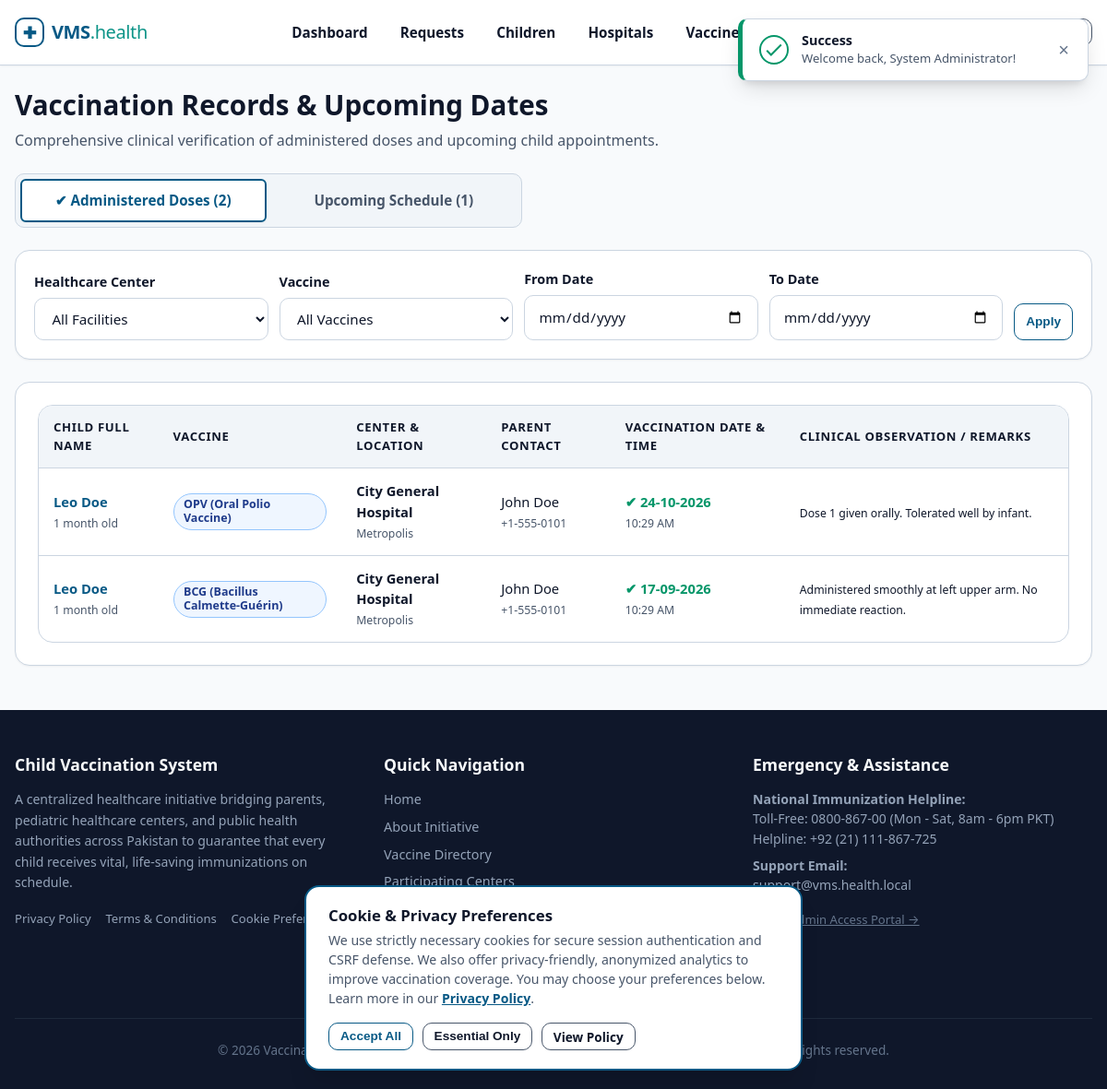
Before: /vms/admin/vaccinations.php (signed in) with the older database file.
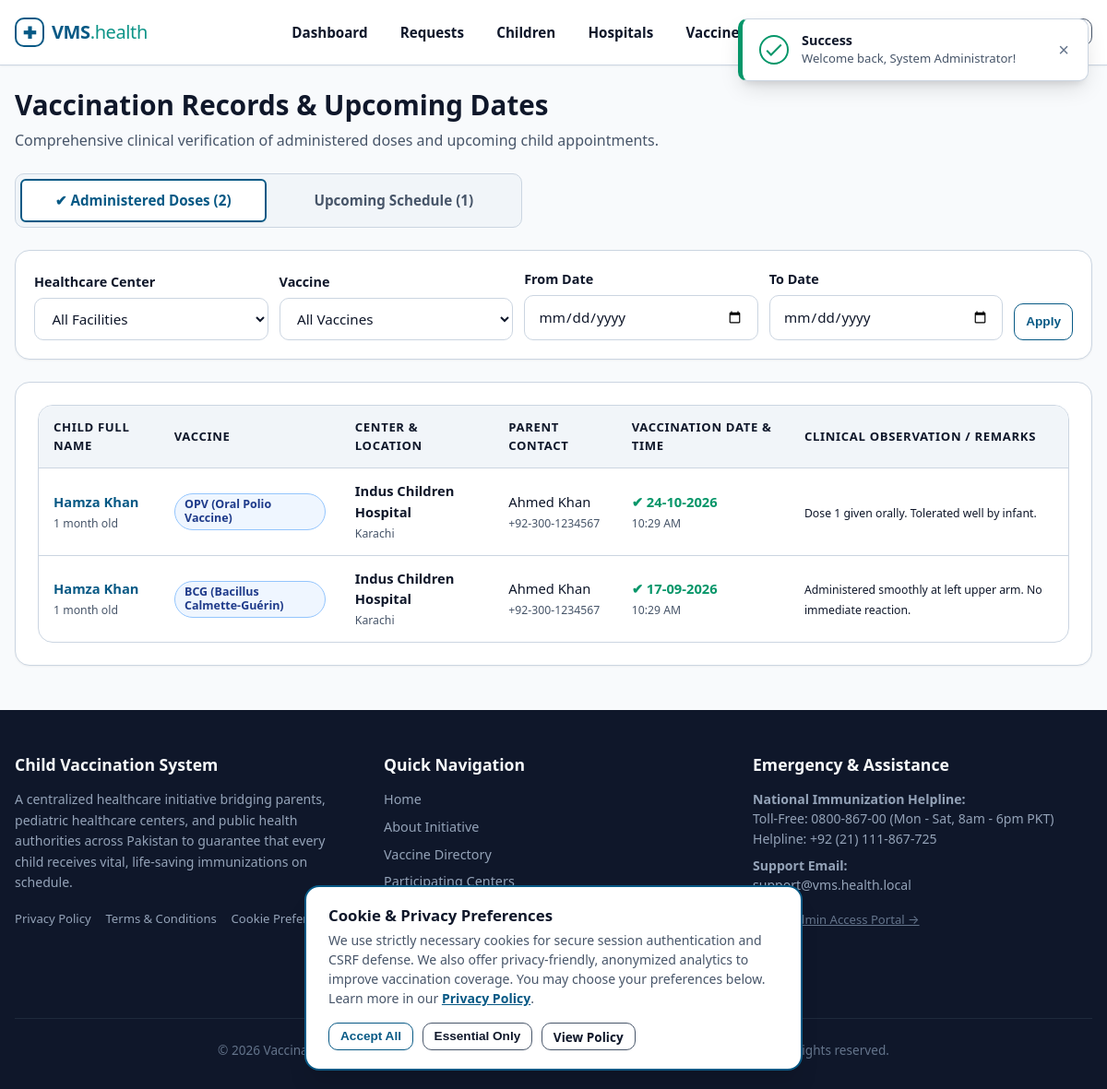
After: the same page with the newer database file.
### tables this page shows
CREATE TABLE `bookings` (
  `id` INT UNSIGNED NOT NULL AUTO_INCREMENT,
  `child_id` INT UNSIGNED NOT NULL COMMENT 'Child receiving vaccination',
  `parent_id` INT UNSIGNED NOT NULL COMMENT 'Parent who booked appointment',
  `hospital_id` INT UNSIGNED NOT NULL COMMENT 'Selected vaccination center',
  `vaccine_id` INT UNSIGNED NOT NULL COMMENT 'Vaccine to be administered',
  `preferred_date` DATE NOT NULL COMMENT 'Date booked for the appointment',
  `time_slot` VARCHAR(30) NOT NULL COMMENT 'e.g. 09:00 AM - 10:00 AM',
  `admin_status` ENUM('pending', 'approved', 'rejected') NOT NULL DEFAULT 'pending' COMMENT 'Admin approval status',
  `vaccination_status` ENUM('pending', 'vaccinated', 'not_vaccinated') NOT NULL DEFAULT 'pending' COMMENT 'Hospital verification status',
  `vaccinated_on` DATETIME DEFAULT NULL COMMENT 'Timestamp when hospital confirmed vaccination',
  `remarks` TEXT DEFAULT NULL COMMENT 'Clinical observations or rejection/cancellation reasons',
  `created_at` DATETIME NOT NULL DEFAULT CURRENT_TIMESTAMP,
  PRIMARY KEY (`id`),
  KEY `idx_bookings_child` (`child_id`),
  KEY `idx_bookings_parent` (`parent_id`),
  KEY `idx_bookings_hospital` (`hospital_id`),
  KEY `idx_bookings_vaccine` (`vaccine_id`),
  KEY `idx_bookings_admin_status` (`admin_status`),
  KEY `idx_bookings_vac_status` (`vaccination_status`),
  KEY `idx_bookings_preferred_date` (`preferred_date`),
  KEY `idx_bookings_parent_child` (`parent_id`, `child_id`),
  KEY `idx_bookings_hosp_schedule` (`hospital_id`, `preferred_date`, `vaccination_status`),
  CONSTRAINT `fk_bookings_child` FOREIGN KEY (`child_id`)
    REFERENCES `children` (`id`) ON DELETE CASCADE ON UPDATE CASCADE,
  CONSTRAINT `fk_bookings_parent` FOREIGN KEY (`parent_id`)
    REFERENCES `parents` (`id`) ON DELETE CASCADE ON UPDATE CASCADE,
  CONSTRAINT `fk_bookings_hospital` FOREIGN KEY (`hospital_id`)
    REFERENCES `hospitals` (`id`) ON DELETE CASCADE ON UPDATE CASCADE,
  CONSTRAINT `fk_bookings_vaccine` FOREIGN KEY (`vaccine_id`)
    REFERENCES `vaccines` (`id`) ON DELETE CASCADE ON UPDATE CASCADE
);

CREATE TABLE `children` (
  `id` INT UNSIGNED NOT NULL AUTO_INCREMENT,
  `parent_id` INT UNSIGNED NOT NULL COMMENT 'Foreign key to parents.id',
  `name` VARCHAR(100) NOT NULL COMMENT 'Child full name',
  `dob` DATE NOT NULL COMMENT 'Date of birth used for schedule calculations',
  `gender` ENUM('male', 'female', 'other') NOT NULL COMMENT 'Biological gender',
  `blood_group` VARCHAR(10) NOT NULL COMMENT 'Blood group e.g. A+, B+, O+, AB-',
  `created_at` DATETIME NOT NULL DEFAULT CURRENT_TIMESTAMP,
  PRIMARY KEY (`id`),
  KEY `idx_children_parent_id` (`parent_id`),
  KEY `idx_children_dob` (`dob`),
  CONSTRAINT `fk_children_parent` FOREIGN KEY (`parent_id`)
    REFERENCES `parents` (`id`) ON DELETE CASCADE ON UPDATE CASCADE
);

CREATE TABLE `hospitals` (
  `id` INT UNSIGNED NOT NULL AUTO_INCREMENT,
  `user_id` INT UNSIGNED NOT NULL COMMENT 'Foreign key to users.id',
  `name` VARCHAR(150) NOT NULL COMMENT 'Official name of the hospital / health center',
  `address` TEXT NOT NULL COMMENT 'Street address of the hospital',
  `city` VARCHAR(80) NOT NULL COMMENT 'City where hospital is located',
  `location` VARCHAR(150) NOT NULL COMMENT 'District, zone, or prominent landmark for parent search',
  `phone` VARCHAR(25) NOT NULL COMMENT 'Hospital reception / pediatric hotline',
  `status` ENUM('active', 'inactive') NOT NULL DEFAULT 'active' COMMENT 'Account status',
  `created_at` DATETIME NOT NULL DEFAULT CURRENT_TIMESTAMP,
  PRIMARY KEY (`id`),
  UNIQUE KEY `uk_hospitals_user_id` (`user_id`),
  KEY `idx_hospitals_city` (`city`),
  KEY `idx_hospitals_status` (`status`),
  CONSTRAINT `fk_hospitals_user` FOREIGN KEY (`user_id`)
    REFERENCES `users` (`id`) ON DELETE CASCADE ON UPDATE CASCADE
);

CREATE TABLE `users` (
  `id` INT UNSIGNED NOT NULL AUTO_INCREMENT,
  `name` VARCHAR(100) NOT NULL COMMENT 'Full name of user or organization representative',
  `email` VARCHAR(120) NOT NULL COMMENT 'Unique login email address',
  `password_hash` VARCHAR(255) NOT NULL COMMENT 'Bcrypt password hash produced by password_hash()',
  `role` ENUM('admin', 'parent', 'hospital') NOT NULL COMMENT 'System role controlling authorization',
  `created_at` DATETIME NOT NULL DEFAULT CURRENT_TIMESTAMP,
  PRIMARY KEY (`id`),
  UNIQUE KEY `uk_users_email` (`email`),
  KEY `idx_users_role` (`role`)
);

CREATE TABLE `parents` (
  `id` INT UNSIGNED NOT NULL AUTO_INCREMENT,
  `user_id` INT UNSIGNED NOT NULL COMMENT 'Foreign key to users.id',
  `phone` VARCHAR(25) NOT NULL COMMENT 'Primary contact number for notifications (+92)',
  `address` TEXT NOT NULL COMMENT 'Residential physical address',
  `created_at` DATETIME NOT NULL DEFAULT CURRENT_TIMESTAMP,
  PRIMARY KEY (`id`),
  UNIQUE KEY `uk_parents_user_id` (`user_id`),
  CONSTRAINT `fk_parents_user` FOREIGN KEY (`user_id`)
    REFERENCES `users` (`id`) ON DELETE CASCADE ON UPDATE CASCADE
);

CREATE TABLE `vaccines` (
  `id` INT UNSIGNED NOT NULL AUTO_INCREMENT,
  `name` VARCHAR(100) NOT NULL COMMENT 'Vaccine name e.g. BCG, OPV, MMR',
  `description` TEXT NOT NULL COMMENT 'Medical indications, preventable illnesses, instructions',
  `recommended_age_days` INT UNSIGNED NOT NULL COMMENT 'Days from birth when dose is due (0 = Birth)',
  `doses` INT UNSIGNED NOT NULL DEFAULT 1 COMMENT 'Total recommended doses in the series',
  `status` ENUM('available', 'unavailable') NOT NULL DEFAULT 'available',
  `created_at` DATETIME NOT NULL DEFAULT CURRENT_TIMESTAMP,
  PRIMARY KEY (`id`),
  KEY `idx_vaccines_status` (`status`),
  KEY `idx_vaccines_age_days` (`recommended_age_days`)
);

### vms/includes/functions.php (called while the page is built, shortened)
<?php
function url(string $path = ''): string
{
    return BASE_URL . ltrim($path, '/');
}
function e($value): string
{
    return htmlspecialchars((string)$value, ENT_QUOTES, 'UTF-8');
}
function formatDate(?string $dateString, string $format = 'd-m-Y'): string
{
    $timestamp = strtotime($dateString);
    return date($format, $timestamp);
}
function formatAge(string $dob): string
{
    try {
        $birthDate = new DateTime($dob);
        $today = new DateTime('today');
        $diff = $birthDate->diff($today);
        if ($diff->m > 0) {
            return $diff->m . ' month' . ($diff->m > 1 ? 's' : '');
        }
        return $diff->d . ' day' . ($diff->d > 1 ? 's' : '');
    } catch (Exception $e) {
        return 'Unknown';
    }
}

### vms/admin/vaccinations.php (the view, shortened to what the changed rows need)
<?php
require_once __DIR__ . '/../includes/functions.php';
$pdo = getDBConnection();
$activeView = $_GET['view'] ?? 'completed';
if ($activeView === 'completed') {
    $sql = 'SELECT b.*,
                   c.name AS child_name, c.dob AS child_dob,
                   u.name AS parent_name, p.phone AS parent_phone,
                   h.name AS hospital_name, h.city AS hospital_city,
                   v.name AS vaccine_name
            FROM bookings b
            JOIN children c ON b.child_id = c.id
            JOIN parents p ON b.parent_id = p.id
            JOIN users u ON p.user_id = u.id
            JOIN hospitals h ON b.hospital_id = h.id
            JOIN vaccines v ON b.vaccine_id = v.id
            WHERE b.vaccination_status = "vaccinated"';
    $params = [];
    $sql .= ' ORDER BY b.vaccinated_on DESC';
    $stmt = $pdo->prepare($sql);
    $stmt->execute($params);
    $records = $stmt->fetchAll();
}
require_once __DIR__ . '/../includes/header.php';
?>
<div class="container">
    <div style="margin-bottom: 1.5rem;">
        <h1>Vaccination Records & Upcoming Dates</h1>
    </div>
    <div class="card">
        <?php if (empty($records)): ?>
            <div style="text-align: center; padding: 2.5rem; color: var(--text-muted);">
                <p>No vaccination records found matching your filter selections.</p>
            </div>
        <?php else: ?>
            <div class="table-responsive">
                <table class="table">
                    <thead>
                        <tr>
                            <th>Child Full Name</th>
                            <th>Vaccine</th>
                            <th>Center & Location</th>
                            <th>Parent Contact</th>
                            <?php if ($activeView === 'completed'): ?>
                                <th>Vaccination Date & Time</th>
                                <th>Clinical Observation / Remarks</th>
                            <?php else: ?>
                                <th>Scheduled Date & Slot</th>
                                <th>Admin Approval Status</th>
                            <?php endif; ?>
                        </tr>
                    </thead>
                    <tbody>
                        <?php foreach ($records as $r): ?>
                            <tr>
                                <td>
                                    <strong><a href="<?= url('admin/children.php?id=' . (int)$r['child_id']); ?>"><?= e($r['child_name']); ?></a></strong><br>
                                    <small style="color: var(--text-muted);"><?= formatAge($r['child_dob']); ?> old</small>
                                </td>
                                <td>
                                    <span class="badge badge-info"><?= e($r['vaccine_name']); ?></span>
                                </td>
                                <td>
                                    <strong><?= e($r['hospital_name']); ?></strong><br>
                                    <small style="color: var(--text-muted);"><?= e($r['hospital_city']); ?></small>
                                </td>
                                <td>
                                    <?= e($r['parent_name']); ?><br>
                                    <small style="color: var(--text-muted);"><?= e($r['parent_phone']); ?></small>
                                </td>
                                <?php if ($activeView === 'completed'): ?>
                                    <td>
                                        <strong style="color: var(--success);">&#10004; <?= formatDate($r['vaccinated_on'], 'd-m-Y'); ?></strong><br>
                                        <small style="color: var(--text-muted);"><?= formatDate($r['vaccinated_on'], 'h:i A'); ?></small>
                                    </td>
                                    <td>
                                        <small><?= e($r['remarks'] ?: 'Successfully administered with no immediate contraindications.'); ?></small>
                                    </td>
                                <?php endif; ?>
                            </tr>
                        <?php endforeach; ?>
                    </tbody>
                </table>
            </div>
        <?php endif; ?>
    </div>
</div>
<?php require_once __DIR__ . '/../includes/footer.php'; ?>

Changed rows visible on the page:
changed through a linked row, bookings "Dose 1 given orally. Tolerated well by infant.": child.name "Leo Doe" → "Hamza Khan"; hospital.name "City General Hospital" → "Indus Children Hospital"; hospital.city "Metropolis" → "Karachi"; users.name "John Doe" → "Ahmed Khan"; parent.phone "+1-555-0101" → "+92-300-1234567"
changed through a linked row, bookings "Administered smoothly at left upper arm. No immediate reaction.": child.name "Leo Doe" → "Hamza Khan"; hospital.name "City General Hospital" → "Indus Children Hospital"; hospital.city "Metropolis" → "Karachi"; users.name "John Doe" → "Ahmed Khan"; parent.phone "+1-555-0101" → "+92-300-1234567"
